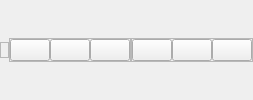
        <widget class="QWidget" name="headerContainer" native="true">
         <property name="sizePolicy">
          <sizepolicy hsizetype="Expanding" vsizetype="Preferred">
           <horstretch>0</horstretch>
           <verstretch>0</verstretch>
          </sizepolicy>
         </property>
         <layout class="QHBoxLayout" name="horizontalLayout_5">
          <property name="spacing">
           <number>0</number>
          </property>
          <property name="leftMargin">
           <number>0</number>
          </property>
          <property name="topMargin">
           <number>0</number>
          </property>
          <property name="rightMargin">
           <number>0</number>
          </property>
          <property name="bottomMargin">
           <number>0</number>
          </property>
          <item alignment="Qt::AlignLeft|Qt::AlignVCenter">
           <widget class="QFrame" name="frame_5">
            <property name="maximumSize">
             <size>
              <width>150</width>
              <height>50</height>
             </size>
            </property>
            <property name="frameShape">
             <enum>QFrame::StyledPanel</enum>
            </property>
            <property name="frameShadow">
             <enum>QFrame::Raised</enum>
            </property>
            <layout class="QHBoxLayout" name="horizontalLayout_7">
             <property name="spacing">
              <number>0</number>
             </property>
             <property name="leftMargin">
              <number>0</number>
             </property>
             <property name="topMargin">
              <number>0</number>
             </property>
             <property name="rightMargin">
              <number>0</number>
             </property>
             <property name="bottomMargin">
              <number>0</number>
             </property>
             <item>
              <widget class="QLabel" name="label_5">
               <property name="enabled">
                <bool>true</bool>
               </property>
               <property name="sizePolicy">
                <sizepolicy hsizetype="Expanding" vsizetype="Expanding">
                 <horstretch>0</horstretch>
                 <verstretch>0</verstretch>
                </sizepolicy>
               </property>
               <property name="maximumSize">
                <size>
                 <width>100</width>
                 <height>40</height>
                </size>
               </property>
               <property name="text">
                <string/>
               </property>
               <property name="pixmap">
                <pixmap resource="resources.qrc">:/image/1.png</pixmap>
               </property>
               <property name="scaledContents">
                <bool>true</bool>
               </property>
              </widget>
             </item>
            </layout>
           </widget>
          </item>
          <item alignment="Qt::AlignHCenter|Qt::AlignVCenter">
           <widget class="QFrame" name="frame_6">
            <property name="frameShape">
             <enum>QFrame::StyledPanel</enum>
            </property>
            <property name="frameShadow">
             <enum>QFrame::Raised</enum>
            </property>
            <layout class="QHBoxLayout" name="horizontalLayout_6">
             <property name="spacing">
              <number>0</number>
             </property>
             <property name="leftMargin">
              <number>0</number>
             </property>
             <property name="topMargin">
              <number>0</number>
             </property>
             <property name="rightMargin">
              <number>0</number>
             </property>
             <property name="bottomMargin">
              <number>0</number>
             </property>
             <item alignment="Qt::AlignHCenter">
              <widget class="QPushButton" name="notificationBtn">
               <property name="text">
                <string/>
               </property>
               <property name="icon">
                <iconset resource="resources.qrc">
                 <normaloff>:/icons/icons/bell.svg</normaloff>:/icons/icons/bell.svg</iconset>
               </property>
               <property name="iconSize">
                <size>
                 <width>24</width>
                 <height>24</height>
                </size>
               </property>
              </widget>
             </item>
             <item>
              <widget class="QPushButton" name="moreMenuBtn">
               <property name="toolTip">
                <string>More</string>
               </property>
               <property name="text">
                <string/>
               </property>
               <property name="icon">
                <iconset resource="resources.qrc">
                 <normaloff>:/icons/icons/more-horizontal.svg</normaloff>:/icons/icons/more-horizontal.svg</iconset>
               </property>
               <property name="iconSize">
                <size>
                 <width>24</width>
                 <height>24</height>
                </size>
               </property>
              </widget>
             </item>
             <item alignment="Qt::AlignHCenter|Qt::AlignVCenter">
              <widget class="QPushButton" name="profileMenuBtn">
               <property name="toolTip">
                <string>Profile</string>
               </property>
               <property name="text">
                <string/>
               </property>
               <property name="icon">
                <iconset resource="resources.qrc">
                 <normaloff>:/icons/icons/user.svg</normaloff>:/icons/icons/user.svg</iconset>
               </property>
               <property name="iconSize">
                <size>
                 <width>24</width>
                 <height>24</height>
                </size>
               </property>
              </widget>
             </item>
            </layout>
           </widget>
          </item>
          <item alignment="Qt::AlignRight|Qt::AlignVCenter">
           <widget class="QFrame" name="frame_7">
            <property name="frameShape">
             <enum>QFrame::StyledPanel</enum>
            </property>
            <property name="frameShadow">
             <enum>QFrame::Raised</enum>
            </property>
            <layout class="QHBoxLayout" name="horizontalLayout_4">
             <property name="spacing">
              <number>0</number>
             </property>
             <property name="leftMargin">
              <number>0</number>
             </property>
             <property name="topMargin">
              <number>0</number>
             </property>
             <property name="rightMargin">
              <number>0</number>
             </property>
             <property name="bottomMargin">
              <number>0</number>
             </property>
             <item>
              <widget class="QPushButton" name="minimizeBtn">
               <property name="toolTip">
                <string>Minimize Window</string>
               </property>
               <property name="text">
                <string/>
               </property>
               <property name="icon">
                <iconset resource="resources.qrc">
                 <normaloff>:/icons/icons/minus.svg</normaloff>:/icons/icons/minus.svg</iconset>
               </property>
              </widget>
             </item>
             <item>
              <widget class="QPushButton" name="restoreBtn">
               <property name="toolTip">
                <string>Restore Window</string>
               </property>
               <property name="text">
                <string/>
               </property>
               <property name="icon">
                <iconset resource="resources.qrc">
                 <normaloff>:/icons/icons/square.svg</normaloff>:/icons/icons/square.svg</iconset>
               </property>
              </widget>
             </item>
             <item>
              <widget class="QPushButton" name="closeBtn">
               <property name="toolTip">
                <string>Close Window</string>
               </property>
               <property name="text">
                <string/>
               </property>
               <property name="icon">
                <iconset resource="resources.qrc">
                 <normaloff>:/icons/icons/x.svg</normaloff>:/icons/icons/x.svg</iconset>
               </property>
              </widget>
             </item>
            </layout>
           </widget>
          </item>
         </layout>
        </widget>
